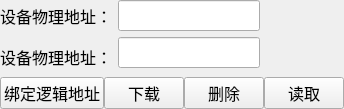
                      <widget class="QWidget" name="widget_8" native="true">
                       <property name="font">
                        <font>
                         <family>宋体</family>
                         <pointsize>12</pointsize>
                        </font>
                       </property>
                       <layout class="QVBoxLayout" name="verticalLayout_16">
                        <property name="spacing">
                         <number>0</number>
                        </property>
                        <property name="leftMargin">
                         <number>0</number>
                        </property>
                        <property name="topMargin">
                         <number>0</number>
                        </property>
                        <property name="rightMargin">
                         <number>0</number>
                        </property>
                        <property name="bottomMargin">
                         <number>0</number>
                        </property>
                        <item>
                         <layout class="QVBoxLayout" name="verticalLayout_15">
                          <item>
                           <widget class="QWidget" name="widget_13" native="true">
                            <property name="font">
                             <font>
                              <family>宋体</family>
                              <pointsize>12</pointsize>
                             </font>
                            </property>
                            <layout class="QFormLayout" name="formLayout_2">
                             <property name="leftMargin">
                              <number>0</number>
                             </property>
                             <property name="topMargin">
                              <number>0</number>
                             </property>
                             <property name="rightMargin">
                              <number>0</number>
                             </property>
                             <property name="bottomMargin">
                              <number>0</number>
                             </property>
                             <item row="0" column="0">
                              <widget class="QLabel" name="label_13">
                               <property name="font">
                                <font>
                                 <family>宋体</family>
                                 <pointsize>12</pointsize>
                                </font>
                               </property>
                               <property name="text">
                                <string>设备物理地址：</string>
                               </property>
                              </widget>
                             </item>
                             <item row="0" column="1">
                              <widget class="QWidget" name="widget_11" native="true">
                               <layout class="QHBoxLayout" name="horizontalLayout_25">
                                <property name="spacing">
                                 <number>0</number>
                                </property>
                                <property name="leftMargin">
                                 <number>0</number>
                                </property>
                                <property name="topMargin">
                                 <number>0</number>
                                </property>
                                <property name="rightMargin">
                                 <number>0</number>
                                </property>
                                <property name="bottomMargin">
                                 <number>0</number>
                                </property>
                                <item>
                                 <widget class="QLineEdit" name="lineEdit_5">
                                  <property name="font">
                                   <font>
                                    <family>宋体</family>
                                    <pointsize>12</pointsize>
                                   </font>
                                  </property>
                                 </widget>
                                </item>
                                <item>
                                 <spacer name="horizontalSpacer_19">
                                  <property name="orientation">
                                   <enum>Qt::Horizontal</enum>
                                  </property>
                                  <property name="sizeHint" stdset="0">
                                   <size>
                                    <width>40</width>
                                    <height>20</height>
                                   </size>
                                  </property>
                                 </spacer>
                                </item>
                               </layout>
                              </widget>
                             </item>
                             <item row="1" column="0">
                              <widget class="QLabel" name="label_14">
                               <property name="font">
                                <font>
                                 <family>宋体</family>
                                 <pointsize>12</pointsize>
                                </font>
                               </property>
                               <property name="text">
                                <string>设备物理地址：</string>
                               </property>
                              </widget>
                             </item>
                             <item row="1" column="1">
                              <widget class="QWidget" name="widget_18" native="true">
                               <layout class="QHBoxLayout" name="horizontalLayout_26">
                                <property name="leftMargin">
                                 <number>0</number>
                                </property>
                                <property name="topMargin">
                                 <number>0</number>
                                </property>
                                <property name="rightMargin">
                                 <number>0</number>
                                </property>
                                <item>
                                 <widget class="QLineEdit" name="lineEdit_6">
                                  <property name="font">
                                   <font>
                                    <family>宋体</family>
                                    <pointsize>12</pointsize>
                                   </font>
                                  </property>
                                 </widget>
                                </item>
                                <item>
                                 <spacer name="horizontalSpacer_20">
                                  <property name="orientation">
                                   <enum>Qt::Horizontal</enum>
                                  </property>
                                  <property name="sizeHint" stdset="0">
                                   <size>
                                    <width>40</width>
                                    <height>20</height>
                                   </size>
                                  </property>
                                 </spacer>
                                </item>
                               </layout>
                              </widget>
                             </item>
                            </layout>
                           </widget>
                          </item>
                          <item>
                           <layout class="QHBoxLayout" name="horizontalLayout_12">
                            <item>
                             <widget class="QPushButton" name="pushButton_12">
                              <property name="font">
                               <font>
                                <family>宋体</family>
                                <pointsize>12</pointsize>
                               </font>
                              </property>
                              <property name="text">
                               <string>绑定逻辑地址</string>
                              </property>
                             </widget>
                            </item>
                            <item>
                             <widget class="QPushButton" name="pushButton_13">
                              <property name="font">
                               <font>
                                <family>宋体</family>
                                <pointsize>12</pointsize>
                               </font>
                              </property>
                              <property name="text">
                               <string>下载</string>
                              </property>
                             </widget>
                            </item>
                            <item>
                             <widget class="QPushButton" name="pushButton_14">
                              <property name="font">
                               <font>
                                <family>宋体</family>
                                <pointsize>12</pointsize>
                               </font>
                              </property>
                              <property name="text">
                               <string>删除</string>
                              </property>
                             </widget>
                            </item>
                            <item>
                             <widget class="QPushButton" name="pushButton_15">
                              <property name="font">
                               <font>
                                <family>宋体</family>
                                <pointsize>12</pointsize>
                               </font>
                              </property>
                              <property name="text">
                               <string>读取</string>
                              </property>
                             </widget>
                            </item>
                           </layout>
                          </item>
                         </layout>
                        </item>
                       </layout>
                      </widget>
